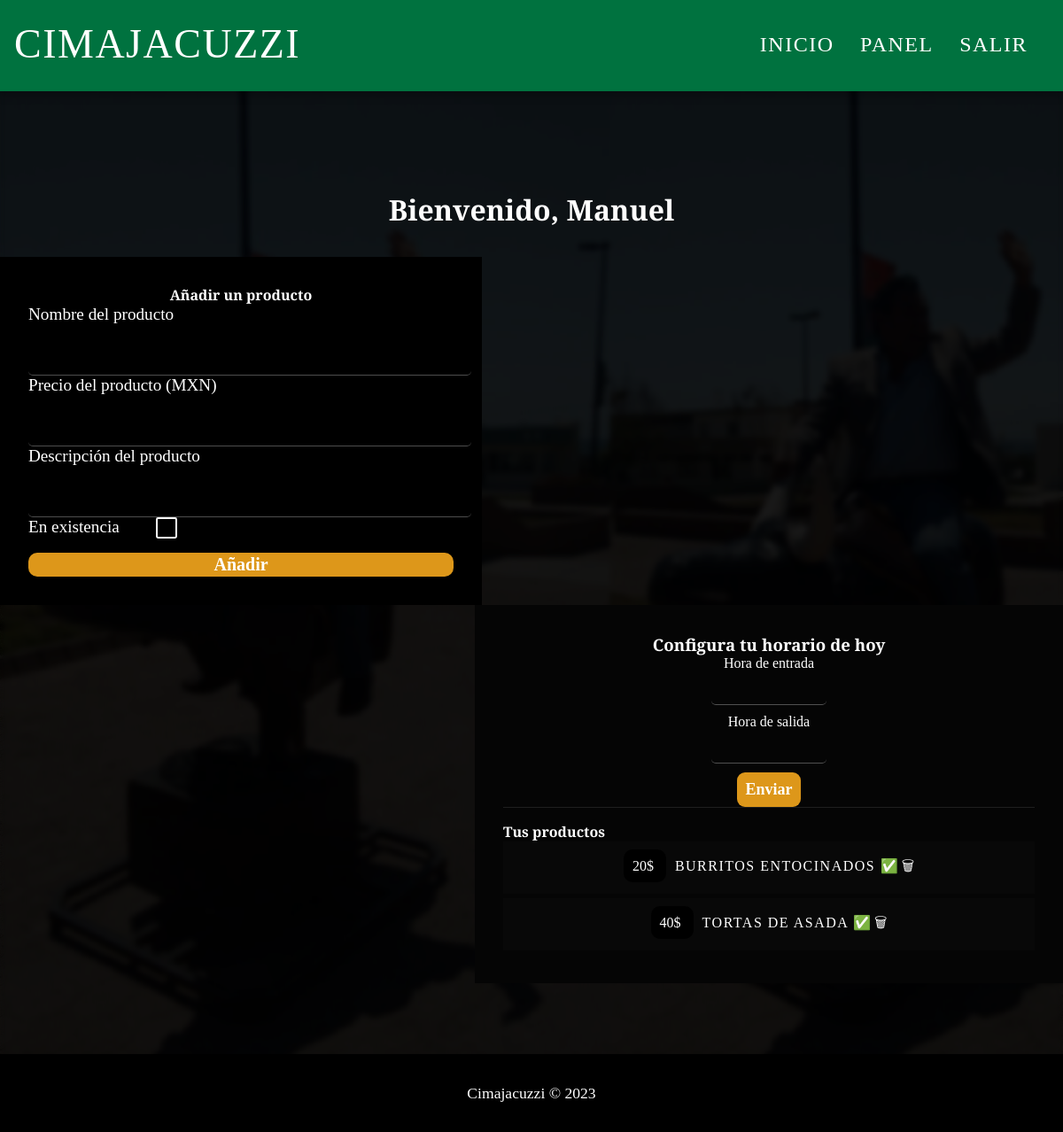
The page /panel (signed in) on the database as committed earlier.
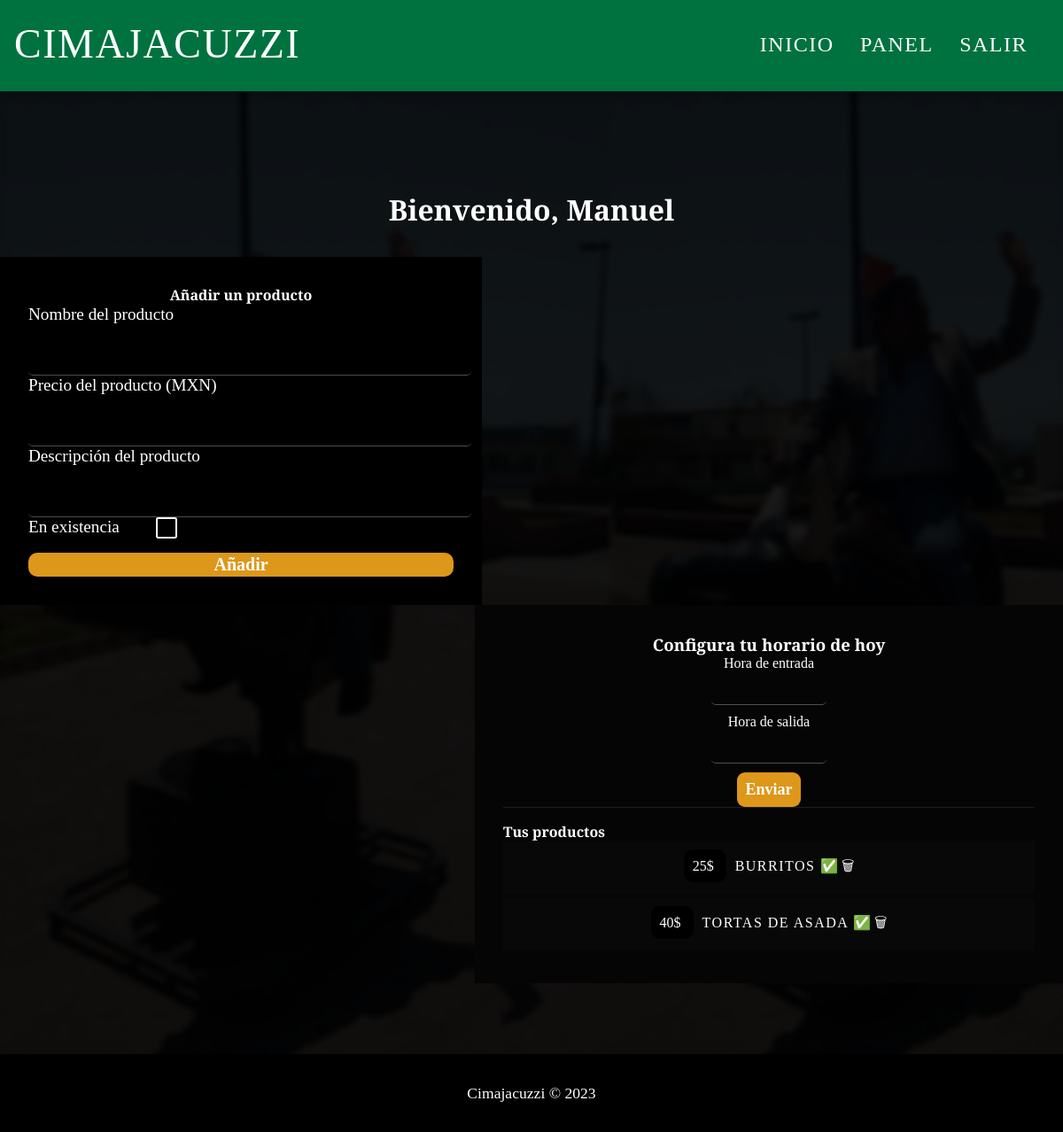
The same page on the database as committed later.
### tables this page shows
CREATE TABLE product (
    product_id INTEGER PRIMARY KEY AUTOINCREMENT,
    product_owner INTEGER NOT NULL,
    product_name VARCHAR(150) NOT NULL,
    product_price INT DEFAULT 0 NOT NULL,
    product_desc VARCHAR(255) NOT NULL,
    product_exists BOOLEAN NOT NULL,

    FOREIGN KEY (product_owner) REFERENCES user(user_id) ON DELETE CASCADE
);

### app.py (the view)
@app.route('/panel')
def panel() -> Callable:
    if 'username' not in session:
        return redirect(url_for('index'))
    conn = get_db_connection()
    products = conn.execute('SELECT * FROM product WHERE product_owner = ?', (session.get('user_id'),)).fetchall()
    product_form = ProductForm(request.form)
    schedule_form = HourForm(request.form)
    return render_template('panel.html',
                           session=session,
                           product_form=product_form,
                           schedule_form=schedule_form,
                           products=products)

### forms.py
class ProductForm(FlaskForm):
    product_name = StringField('Nombre del producto', validators=[DataRequired()])
    product_price = IntegerField('Precio del producto (MXN)', validators=[DataRequired()])
    product_desc = StringField('Descripción del producto', validators=[DataRequired()])
    product_exists = BooleanField('En existencia')

class HourForm(FlaskForm):
    start_hour = IntegerField('Hora de entrada', validators=[DataRequired()])
    leaving_hour = IntegerField('Hora de salida', validators=[DataRequired()])

### app.py (called while the page is built)
def get_db_connection() -> object | Any:
    conn = sqlite3.connect(DATABASE_PATH)
    conn.row_factory = sqlite3.Row
    return conn

### templates/panel.html (shortened to what this page needs)
{% extends "base.html" %}
{% from "form_macros.html" import render_field %}
{% block styles %}
<link rel="stylesheet" href="{{ url_for('static', filename='panel.css')}}">
{% endblock %}
{% block body %}
<h2 id="greeting">Bienvenido, {{ session['username'].title() }}</h2>
<section id="add-product-form">
    <form action="{{ url_for('add_product')}}" method="get">
        <h4>Añadir un producto</h4>
        {{ render_field(product_form.product_name) }}
        {{ render_field(product_form.product_price) }}
        {{ render_field(product_form.product_desc) }}
        {{ render_field(product_form.product_exists) }}
        <button type="submit">Añadir</button>
    </form>
</section>
<aside id="prod-aside">
    <header id="setup-hour">
        <form action="{{ url_for('set_hour')}}" method="get">
            <h3>Configura tu horario de hoy</h3>
            {{ render_field(schedule_form.start_hour) }}
            {{ render_field(schedule_form.leaving_hour) }}
            <button type="submit">Enviar</button>
        </form>
    </header>
    <div id="prod-list-container">
        <ul id="prod-list">
            <h4>Tus productos</h4>
            {% for product in products %}
            <div class="product-container">
                <a href="{{ url_for('edit_product', product_id=product['product_id'])}}">
                    <li class="product">
                        <div class="product-price">
                            {{ product['product_price'] }}$
                        </div>
                        <div class="product-name">
                            {{ product['product_name'].upper() }}
                        </div>
                        {% if product['product_exists'] %}
                        ✅
                        {% else %}
                        ❌
                        {% endif %}
                    </li>
                </a>
                <a href="{{ url_for('delete_product', product_id=product['product_id']) }}" class="delete-product">
                    🗑
                </a>
            </div>
            {% endfor %}
        </ul>
    </div>
</aside>
{% endblock %}

Rows that differ between the two databases and show on the page:
changed product: product_price "20" → "25"; product_name "BURRITOS ENTOCINADOS" → "BURRITOS"
